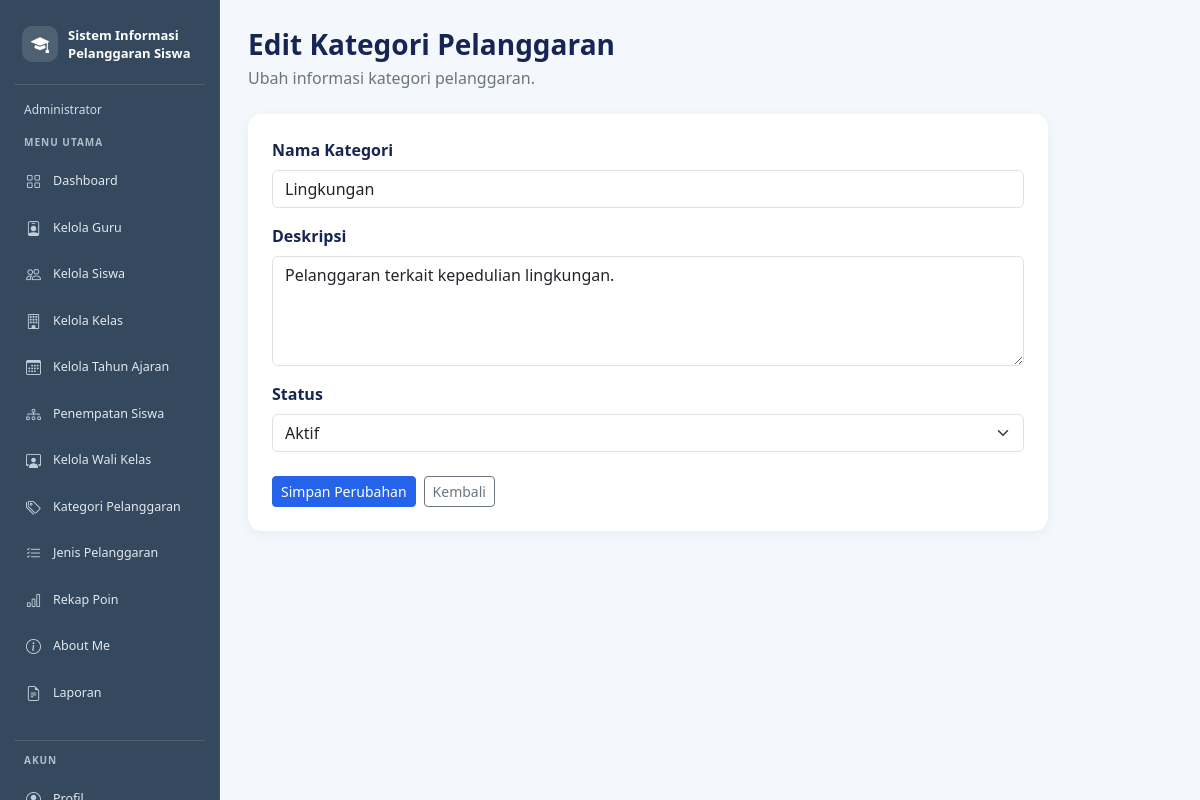
The page /edit_kategori_pelanggaran.php?id=10 (signed in) on the database its author committed.
### tables this page shows
CREATE TABLE `t_pelanggaran_kategori` (
  `id` int(11) NOT NULL,
  `nama` varchar(100) NOT NULL,
  `deskripsi` text NOT NULL,
  `status_aktif` tinyint(1) NOT NULL,
  `created_at` timestamp NOT NULL DEFAULT current_timestamp(),
  `updated_at` timestamp NOT NULL DEFAULT current_timestamp()
);

### edit_kategori_pelanggaran.php (the view, shortened to what this page needs)
<?php
include "config/koneksi.php";
$id = (int)($_GET['id'] ?? 0);
$stmt = mysqli_prepare(
    $koneksi,
    "SELECT * FROM t_pelanggaran_kategori WHERE id = ?"
);
mysqli_stmt_bind_param($stmt, "i", $id);
mysqli_stmt_execute($stmt);
$hasil = mysqli_stmt_get_result($stmt);
$data = mysqli_fetch_assoc($hasil);
$nama = $data['nama'];
$deskripsi = $data['deskripsi'];
$statusAktif = (string)$data['status_aktif'];
?>
<!DOCTYPE html>
<html lang="id">
<head>
    <link href="https://cdn.jsdelivr.net/npm/bootstrap@5.3.8/dist/css/bootstrap.min.css" rel="stylesheet">
</head>
<body>
<?php include "includes/sidebar.php"; ?>
<main class="konten">
    <h3 class="fw-bold mb-1">Edit Kategori Pelanggaran</h3>
    <p class="text-secondary mb-4">Ubah informasi kategori pelanggaran.</p>
    <div class="kartu">
        <form method="POST">
            <div class="mb-3">
                <label for="nama" class="form-label">Nama Kategori</label>
                <input
                    type="text"
                    id="nama"
                    name="nama"
                    class="form-control"
                    maxlength="100"
                    value="<?= htmlspecialchars($nama) ?>"
                    required
                >
            </div>
            <div class="mb-3">
                <label for="deskripsi" class="form-label">Deskripsi</label>
                <textarea
                    id="deskripsi"
                    name="deskripsi"
                    class="form-control"
                    rows="4"
                    required
                ><?= htmlspecialchars($deskripsi) ?></textarea>
            </div>
            <div class="mb-4">
                <label for="status_aktif" class="form-label">Status</label>
                <select id="status_aktif" name="status_aktif"
                        class="form-select" required>
                    <option value="1" <?= $statusAktif === '1' ? 'selected' : '' ?>>
                        Aktif
                    </option>
                </select>
            </div>
            <div class="d-flex gap-2">
                <button type="submit" class="btn btn-primary btn-sm">
                    Simpan Perubahan
                </button>
                <a href="kategori_pelanggaran.php"
                   class="btn btn-outline-secondary btn-sm">
                    Kembali
                </a>
            </div>
        </form>
    </div>
</main>
</body>
</html>

### edit_kategori_pelanggaran.php (style rules this page uses)
body { margin: 0; background: #f4f7fc; color: #172554; }
.konten { margin-left: 220px; padding: 28px; }
.kartu { background: white; padding: 24px; border-radius: 14px; box-shadow: 0 3px 12px rgba(15, 35, 75, 0.05); max-width: 800px; }
.form-label { font-weight: 600; }
.btn-primary { background: #2563eb; border-color: #2563eb; }

### rows shown on the page
t_pelanggaran_kategori: nama "Lingkungan", deskripsi "Pelanggaran terkait kepedulian lingkungan.", status_aktif "Aktif"

### other values the page prints
$labelRole "Administrator"
$menu[0] "Dashboard"
$menu[0] "Kelola Guru"
$menu[0] "Kelola Siswa"
$menu[0] "Kelola Kelas"
$menu[0] "Kelola Tahun Ajaran"
$menu[0] "Penempatan Siswa"
$menu[0] "Kelola Wali Kelas"
$menu[0] "Kategori Pelanggaran"
$menu[0] "Jenis Pelanggaran"
$menu[0] "Rekap Poin"
$menu[0] "About Me"
$menu[0] "Laporan"
